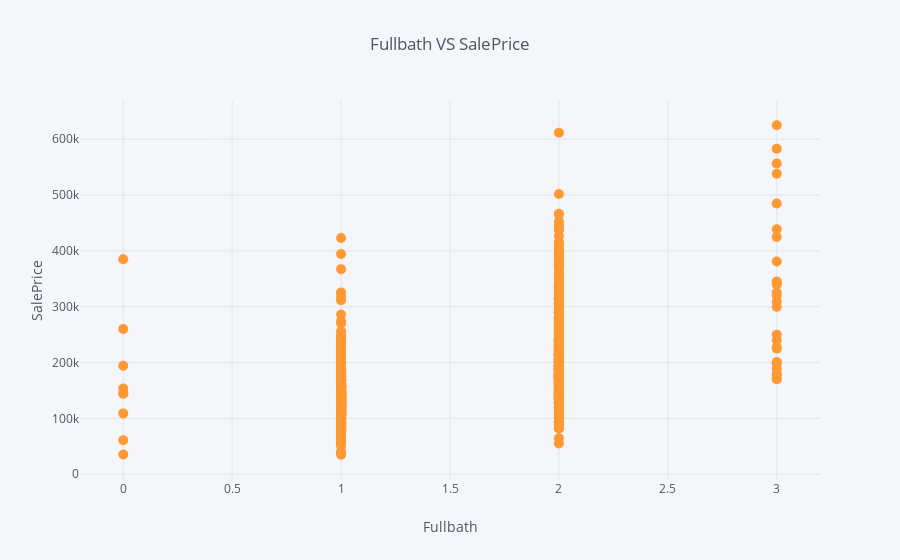

The notebook cell this image was saved under:
### Code cell
train.iplot(kind='scatter', x='FullBath', y='SalePrice', mode='markers', title='Fullbath VS SalePrice', xTitle='Fullbath', yTitle='SalePrice', size=10)

### Figure 1 — Plotly figure (JSON) as saved in the notebook; plotly's stock layout.template omitted (floating-point values rounded to 4 significant figures; data arrays with more than 128 entries replaced by an {"elided": "..."} marker saying what was removed)
{"data": [{"line": {"color": "rgba(255, 153, 51, 1.0)", "dash": "solid", "shape": "linear", "width": 1.3}, "marker": {"size": 10, "symbol": "circle"}, "mode": "markers", "name": "SalePrice", "text": "", "type": "scatter", "uid": "08f7f613-0b36-45b5-aa62-33cefc9c1386", "x": {"elided": "1438 int values"}, "y": {"elided": "1438 int values"}}], "layout": {"legend": {"bgcolor": "#F5F6F9", "font": {"color": "#4D5663"}}, "paper_bgcolor": "#F5F6F9", "plot_bgcolor": "#F5F6F9", "title": {"font": {"color": "#4D5663"}, "text": "Fullbath VS SalePrice"}, "xaxis": {"gridcolor": "#E1E5ED", "showgrid": true, "tickfont": {"color": "#4D5663"}, "title": {"font": {"color": "#4D5663"}, "text": "Fullbath"}, "zerolinecolor": "#E1E5ED"}, "yaxis": {"gridcolor": "#E1E5ED", "showgrid": true, "tickfont": {"color": "#4D5663"}, "title": {"font": {"color": "#4D5663"}, "text": "SalePrice"}, "zerolinecolor": "#E1E5ED"}}}
